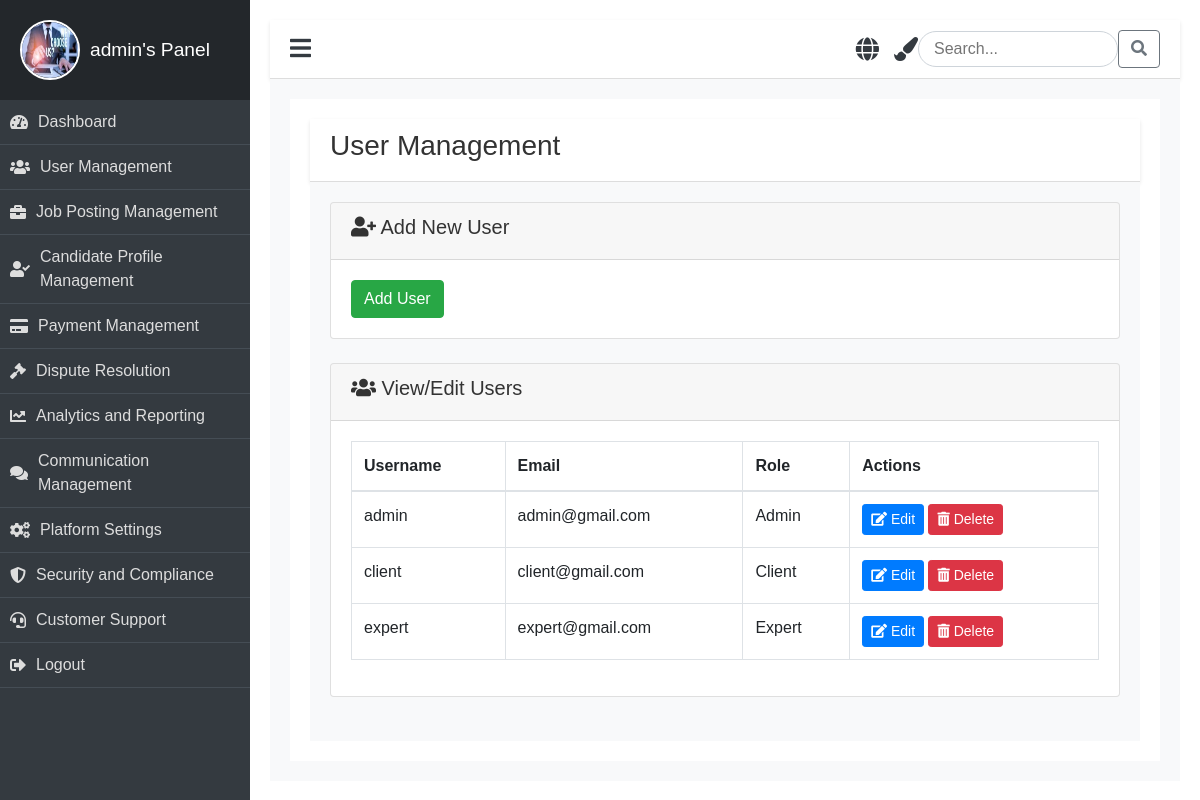
Page /user-management/ (signed in) on the committed database.
### job/models.py (models this page shows)
class CustomUser(AbstractUser):
    ROLE_CHOICES = (
        ('admin', 'Admin'),
        ('expert', 'Expert'),
        ('client', 'Client'),
    )
    role = models.CharField(max_length=30, choices=ROLE_CHOICES, default='client')
    profile_picture = models.ImageField(upload_to='profile_pictures/', blank=True, null=True)
    phone = models.CharField(max_length=15, default='0000000000')  # Provide a default value
    address = models.TextField(null=True, blank=True)  # Temporarily allow null

### job/views.py (the view)
# urls.py: path('user-management/', views.user_management, name='user_management'),
@login_required
def user_management(request):
    users = CustomUser.objects.all()
    return render(request, 'panel/admin/manage_user/user_management.html', {'users': users})

### job/templates/panel/admin/manage_user/user_management.html (shortened to what this page needs)
{% extends "panel/base/base_admin.html" %}
{% load static %}
{% block content %}
<div class="dashboard-app">
    <header class="dashboard-toolbar">
        <h3>User Management</h3>
    </header>
    <div class="dashboard-content">
        <div class="card mb-4">
            <div class="card-header">
                <h5><i class="fas fa-user-plus"></i> Add New User</h5>
            </div>
            <div class="card-body">
                <form method="post" action="{% url 'add_user' %}">
                    <button type="submit" class="btn btn-success">Add User</button>
                </form>
            </div>
        </div>
        <div class="card mb-4">
            <div class="card-header">
                <h5><i class="fas fa-users"></i> View/Edit Users</h5>
            </div>
            <div class="card-body">
                <table class="table table-bordered">
                    <thead>
                        <tr>
                            <th>Username</th>
                            <th>Email</th>
                            <th>Role</th>
                            <th>Actions</th>
                        </tr>
                    </thead>
                    <tbody>
                        {% for user in users %}
                        <tr>
                            <td>{{ user.username }}</td>
                            <td>{{ user.email }}</td>
                            <td>{{ user.get_role_display }}</td>
                            <td>
                                <a href="{% url 'edit_user' user.id %}" class="btn btn-primary btn-sm"><i class="fas fa-edit"></i> Edit</a>
                                <a href="{% url 'delete_user' user.id %}" class="btn btn-danger btn-sm" onclick="return confirm('Are you sure you want to delete this user?');"><i class="fas fa-trash-alt"></i> Delete</a>
                            </td>
                        </tr>
                        {% endfor %}
                    </tbody>
                </table>
            </div>
        </div>
    </div>
</div>
{% endblock %}

### job/templates/panel/base/base_admin.html (shortened to what this page needs)
{% load static %}
<!DOCTYPE html>
<html lang="en">
<head>
    <link rel="stylesheet" href="https://stackpath.bootstrapcdn.com/bootstrap/4.5.2/css/bootstrap.min.css">
    <link rel="stylesheet" href="https://cdnjs.cloudflare.com/ajax/libs/font-awesome/5.15.3/css/all.min.css">
    <link rel="stylesheet" href="{% static 'css/clients.css' %}">
</head>
<body>
    <div class="dashboard">
        <div class="dashboard-nav">
            <header>
                <a href="{% url 'admin_panel' %}" class="brand-logo animate__animated animate__fadeInLeft">
                    {% if user.profile_picture %}
                        <img src="{{ user.profile_picture.url }}" alt="{{ user.username }}'s profile picture" class="profile-pic" />
                    {% else %}
                        <img src="{% static 'image/why.jpeg' %}" alt="Default Avatar" class="profile-pic" />
                    {% endif %}
                    <span>{{ user.username }}'s Panel</span>
                </a>
            </header>
            <nav class="dashboard-nav-list">
                <a href="{% url 'admin_panel' %}" class="dashboard-nav-item"><i class="fas fa-tachometer-alt"></i> Dashboard</a>
                <a href="{% url 'user_management' %}" class="dashboard-nav-item"><i class="fas fa-users"></i> User Management</a>
                <a href="#" class="dashboard-nav-item"><i class="fas fa-briefcase"></i> Job Posting Management</a>
                <a href="{% url 'portfolio_management' %}" class="dashboard-nav-item"><i class="fas fa-user-check"></i> Candidate Profile Management</a>
                <a href="#" class="dashboard-nav-item"><i class="fas fa-credit-card"></i> Payment Management</a>
                <a href="#" class="dashboard-nav-item"><i class="fas fa-gavel"></i> Dispute Resolution</a>
                <a href="#" class="dashboard-nav-item"><i class="fas fa-chart-line"></i> Analytics and Reporting</a>
                <a href="{% url 'post_communication' %}" class="dashboard-nav-item"><i class="fas fa-comments"></i> Communication Management</a>
                <a href="{% url 'security_settings' %}" class="dashboard-nav-item"><i class="fas fa-cogs"></i> Platform Settings</a>
                <a href="#" class="dashboard-nav-item"><i class="fas fa-shield-alt"></i> Security and Compliance</a>
                <a href="{% url 'manage_contact' %}" class="dashboard-nav-item"><i class="fas fa-headset"></i> Customer Support</a>
                <a href="{% url 'logout' %}" class="dashboard-nav-item"><i class="fas fa-sign-out-alt"></i> Logout</a>
            </nav>
        </div>
        <main class="dashboard-app">
            <header class="dashboard-toolbar">
                <a href="#!" class="menu-toggle"><i class="fas fa-bars"></i></a>
                <div class="header-icons">
                    <i class="fas fa-globe icon" title="Change Language" onclick="toggleLanguage()"></i>
                    <i class="fas fa-paint-brush icon" title="Change Theme" onclick="toggleTheme()"></i>
                    <div class="search-bar">
                        <input type="text" placeholder="Search..." aria-label="Search" />
                        <button class="btn btn-outline-secondary" type="button"><i class="fas fa-search"></i></button>
                    </div>
                </div>
            </header>
            <div class="dashboard-content">
                {% block content %}{% endblock %}
            </div>
        </main>
    </div>
</body>
</html>

### job/static/css/clients.css (style rules this page uses)
body { font-family: 'Arial', sans-serif; background-color: #f8f9fa; color: #333; margin: 0; padding: 0; overflow-x: hidden; }
.dashboard { display: flex; min-height: 100vh; }
.dashboard-nav { width: 250px; background-color: #343a40; color: #fff; transition: width 0.4s ease, opacity 0.4s ease; opacity: 1; }
.dashboard-nav header { padding: 20px; display: flex; align-items: center; justify-content: flex-start; background-color: #23272b; text-align: left; }
.dashboard-nav .profile-pic { width: 60px; height: 60px; border-radius: 50%; margin-right: 10px; border: 2px solid #fff; }
.dashboard-nav .brand-logo { display: flex; align-items: center; font-size: 1.2rem; color: #fff; text-decoration: none; }
.dashboard-nav .brand-logo span { transition: opacity 0.4s ease; }
.dashboard-nav .dashboard-nav-list { padding: 0; margin: 0; list-style: none; }
.dashboard-nav-item { display: flex; align-items: center; padding: 15px; font-size: 1rem; color: #ddd; text-decoration: none; border-bottom: 1px solid #454d55; transition: background-color 0.3s ease; }
.dashboard-nav-item i { margin-right: 10px; }
.dashboard-app { flex-grow: 1; background-color: #fff; padding: 20px; transition: margin-left 0.4s ease; }
.dashboard-toolbar { display: flex; justify-content: space-between; align-items: center; padding: 10px 20px; background-color: #fff; border-bottom: 1px solid #ddd; box-shadow: 0 2px 4px rgba(0, 0, 0, 0.1); }
.dashboard-toolbar .menu-toggle { font-size: 1.5rem; cursor: pointer; color: #343a40; }
.header-icons .icon { margin-left: 15px; font-size: 1.3rem; color: #343a40; transition: color 0.3s ease; }
.search-bar input { width: 200px; border-radius: 20px; border: 1px solid #ced4da; padding: 5px 15px; transition: width 0.3s ease; }
.dashboard-content { padding: 20px; background-color: #f8f9fa; }
.dashboard-nav .brand-logo { animation: slideIn 1s ease-in-out; }
.dashboard-nav-item { position: relative; overflow: hidden; }
.dashboard-nav-item::before { content: ''; position: absolute; top: 0; left: 0; width: 100%; height: 100%; background-color: rgba(255, 255, 255, 0.2); transform: translateX(-100%); transition: transform 0.5s ease; }
.dashboard-app { animation: fadeIn 1s ease-in-out; }

### job/templates/panel/base/base_admin.html (style rules this page uses)
.profile-pic { width: 50px; height: 50px; border-radius: 50%; margin-right: 10px; }
.header-icons { display: flex; align-items: center; }
.header-icons .icon { margin-left: 15px; cursor: pointer; font-size: 1.5rem; }
.search-bar { margin-left: auto; display: flex; align-items: center; }
.search-bar input { border-radius: 20px; border: 1px solid #ced4da; padding: 5px 15px; width: 200px; }
.dashboard-nav-list a { display: flex; align-items: center; padding: 10px; }

### rows in the picture
CustomUser: username "admin", email "admin@gmail.com", role "Admin"
CustomUser: username "client", email "client@gmail.com", role "Client"
CustomUser: username "expert", email "expert@gmail.com", role "Expert"
